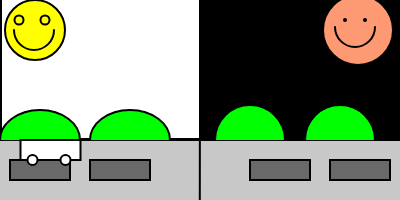
Frame 1 (no input)
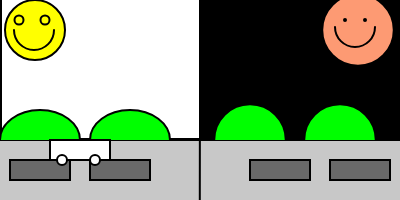
Frame 60 (no input)
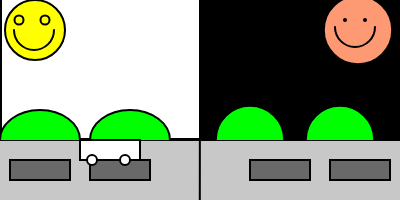
Frame 120 (the mouse pressed at the canvas centre since frame 60)

The p5.js sketch that drew these frames (run headless with seeded random() and noise() and a simulated clock; from frame 60 on, the mouse is pressed at the canvas centre):

// p5.js sketch
// ── sketch.js
let j;
let a= 20;
let b= 32;
let c= 65;
function setup() {
  // put setup code here
  createCanvas(400,200);
  j = 0;
}
 function draw() {
  // put drawing code here
  background(200);
  strokeWeight(2);
 
  // warna latar 
  fill(0,0,0); 
 rect(200,-30,199,169); 

 // warna jalan dan jalan
 fill(105,105,105);
 rect(10,160,60,20);
 rect(90,160,60,20);
 rect(250,160,60,20);
 rect(330,160,60,20);

    //garis jalan
  line(400,140,0,140);

  // matahari
  var y = 200+20*Math.sin(PI*j/20);
  var r = 70+10*Math.sin(PI*j/20);
  j +=1;
  fill(253,154,115);
  ellipse(358,30,r,r);
  ellipse(345,20,2,2);
  ellipse(365,20,2,2);
  arc(355,27,40,40,radians(720),radians(180));

  //pembatas
  line(180,20000,200,0)
  
  // cover latar
  fill(255,255,255); 
 rect(1,-30,199,169); 

  // bulan 
  fill(255,255,0);
  ellipse(35,30,60,60);
  ellipse(19,20,9,9);
  ellipse(45,20,9,9);
  arc(34,30,40,40,radians(720),radians(180));
 
 // gunung 1 dan 2
 fill(0,255,0);
 
 arc(40,140,80,60,radians(180),radians(720));
 arc(130,140,80,60,radians(180),radians(720));

 // gunung 3 dan 4
 arc(250,140,r,r,radians(180),radians(720));
 arc(340,140,r,r,radians(180),radians(720));

 //bis 1 
 a=a+0.5;
 b=b+0.5;
 c=c+0.5;
 if(a>400+100)a=10;
 if(b>400+100)b=10;
 if(c>400+100)c=10;
 fill(255,255,255);
 rect(a,140,60,20);
 ellipse(b,160,10,10);
 ellipse(c,160,10,10);

}
